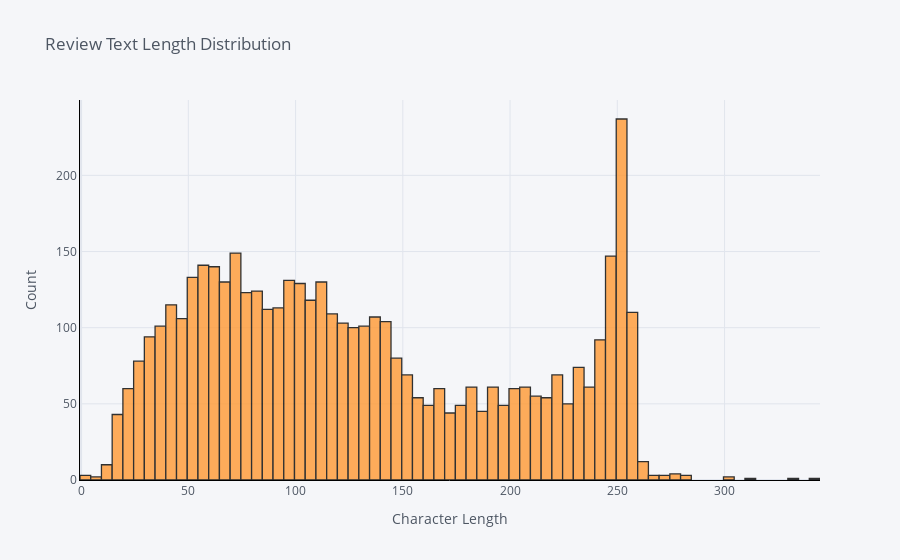

Source (notebook cell):
### Code cell
cf.go_offline()
cf.set_config_file(offline=True, world_readable=True)

df['Char_Length'].iplot(kind='hist',
                        bins=100,
                        xTitle='Character Length',
                        linecolor='black',
                        yTitle='Count',
                        title='Review Text Length Distribution')

### Figure 1 — Plotly figure (JSON) as saved in the notebook; plotly's stock layout.template omitted (floating-point values rounded to 4 significant figures; data arrays with more than 128 entries replaced by an {"elided": "..."} marker saying what was removed)
{"data": [{"histfunc": "count", "histnorm": "", "marker": {"color": "rgba(255, 153, 51, 1.0)", "line": {"color": "#000000", "width": 1.3}}, "name": "Char_Length", "nbinsx": 100, "opacity": 0.8, "orientation": "v", "type": "histogram", "x": {"elided": "4630 int values"}}], "layout": {"barmode": "overlay", "legend": {"bgcolor": "#F5F6F9", "font": {"color": "#4D5663"}}, "paper_bgcolor": "#F5F6F9", "plot_bgcolor": "#F5F6F9", "title": {"font": {"color": "#4D5663"}, "text": "Review Text Length Distribution"}, "xaxis": {"gridcolor": "#E1E5ED", "linecolor": "black", "showgrid": true, "tickfont": {"color": "#4D5663"}, "title": {"font": {"color": "#4D5663"}, "text": "Character Length"}, "zerolinecolor": "#E1E5ED"}, "yaxis": {"gridcolor": "#E1E5ED", "linecolor": "black", "showgrid": true, "tickfont": {"color": "#4D5663"}, "title": {"font": {"color": "#4D5663"}, "text": "Count"}, "zerolinecolor": "#E1E5ED"}}}
